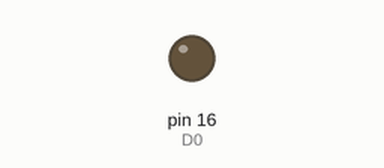
A sketch run on a simulated Arduino Uno, built with avr-gcc and run on an emulated ATmega328P. Parts: output pins drawn as LEDs (lit = HIGH). Pins used as bus, display or sensor lines are not drawn.

Above: at 1.0 s.
At 2.5 s:
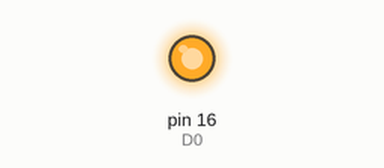
Timing chart, 0 to 5.2 s (numbered marks = the images above):
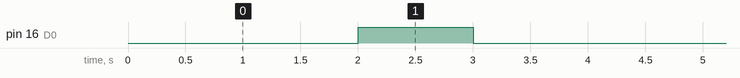

The sketch:

practica_0.ino
```cpp
#define D4 2
#define D0 16

void setup() {
  pinMode(D4, OUTPUT);
  pinMode(D0, OUTPUT);
}

void loop() {
  digitalWrite(D4, HIGH);
  delay(1000);
  digitalWrite(D4, LOW);
  delay(1000);

  digitalWrite(D0, HIGH);
  delay(1000);
  digitalWrite(D0, LOW);
  delay(1000);

}
```

Measured:
- by itself, pin 16 (D0): alternates HIGH for 1.0 s and LOW for 3.0 s
